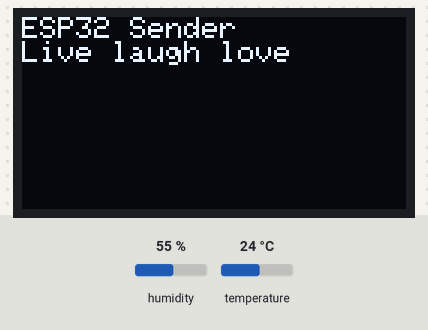
Recording of a sketch running on a simulated ESP32. Shown: 128×64 one-colour display. The inputs (shaded band) are chosen by the test bench; at power-on: humidity 55 %, temperature 24 °C. The local clock reads 2024-03-15 10:24:30 at power-on unless the sketch sets it; what the sketch prints to the serial monitor is not drawn.

Above: at 0.1 s.
At 2.9 s:
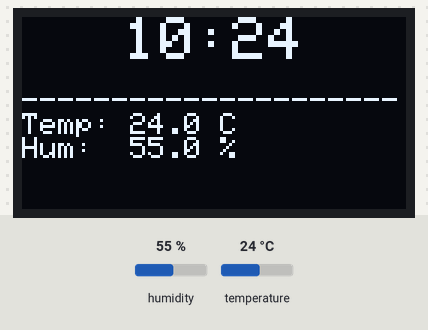
3.0 s: humidity set to 22 %
At 18.0 s:
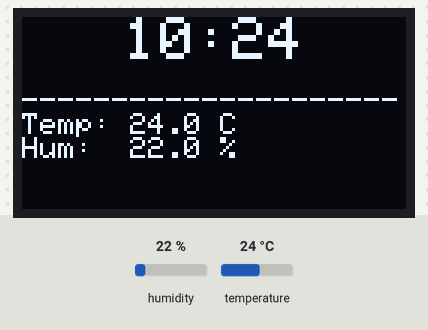
Timing chart, 0 to 19.5 s (numbered marks = the images above; inputs shaded):
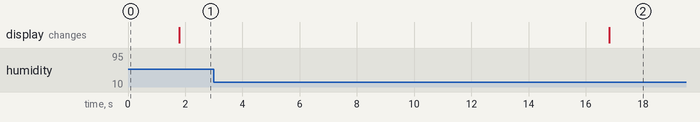

The sketch:

ESP32DataModule.ino
```cpp
/*
A script to send data from this esp32 to another esp32 with a camera to further pass
Jan 2026
Kyle Hudson
Live laugh love
*/

#include <DHT.h>               // For DHT module
#include <RTClib.h>            // Clock module
#include <Wire.h>              // I2C protocol
#include <esp_now.h>           // Esp now communication
#include <WiFi.h>              // Connect to wifi
#include <Adafruit_GFX.h>      // Digital display
#include <Adafruit_SSD1306.h>  // Digital display

#define DHTPIN 19  // For DHT
#define DHTTYPE DHT22

// For digital display
#define SCREEN_WIDTH 128
#define SCREEN_HEIGHT 64
#define OLED_RESET -1  // No reset pin
#define SCREEN_ADDRESS 0x3C

Adafruit_SSD1306 display(SCREEN_WIDTH, SCREEN_HEIGHT, &Wire, OLED_RESET);

RTC_DS3231 rtc;
DHT dht(DHTPIN, DHTTYPE);

// Replace with your ESP32-CAM MAC address
uint8_t partnerMac[] = { 0x88, 0x57, 0x21, 0xC1, 0x98, 0x40 };

typedef struct {
  float temperature;
  float humidity;
  uint32_t unixTime;
} sensor_packet_t;

sensor_packet_t packet;

bool oledOK = false;  // to allow oled to fail

void setup() {
  Serial.begin(115200);

  // Start I2C on custom pins
  Wire.begin(15, 16);  // SDA, SCL. For clock module and OLED

  dht.begin();

  // To allow serial monitor to configure
  unsigned long start = millis();
  while (!Serial && millis() - start < 2000) {
    delay(10);
  }

  Serial.println("Starting WiFi...");
  // ESP-NOW setup
  WiFi.mode(WIFI_STA);
  Serial.print("WiFi Channel: ");
  Serial.println(WiFi.channel());

  if (esp_now_init() != ESP_OK) {
    Serial.println("ESP-NOW init failed");
    return;
  }

  /* Only need this to get mac address once
  // Wait for WiFi to start
  while (WiFi.macAddress() == "00:00:00:00:00:00") {
    delay(100);
  }
  Serial.print("MAC: ");
  Serial.println(WiFi.macAddress());
  */

Serial.println("Attempting RTC init...");
  // Check we can find clock module
  if (!rtc.begin()) {
    Serial.println("Couldn't find DS3231");
    while (1)
      ;
  }
  // Only uncomment this to reset time to computer system
  // rtc.adjust(DateTime(F(__DATE__), F(__TIME__)));

  if (rtc.lostPower()) {
    Serial.println("RTC lost power, syncing to compile time");
    rtc.adjust(DateTime(F(__DATE__), F(__TIME__)));
  }

  esp_now_peer_info_t peerInfo = {};
  memcpy(peerInfo.peer_addr, partnerMac, 6);
  peerInfo.channel = 0;
  peerInfo.encrypt = false;

  if (esp_now_add_peer(&peerInfo) != ESP_OK) {
    Serial.println("Failed to add peer");
    return;
  }

  // Initialize OLED
  if (!display.begin(SSD1306_SWITCHCAPVCC, SCREEN_ADDRESS)) {
    Serial.println("OLED allocation failed");
    oledOK = false;
  } else {
    oledOK = true;

    // Initial display before data
    display.clearDisplay();
    display.setTextSize(1);
    display.setTextColor(SSD1306_WHITE);
    display.setCursor(0, 0);
    display.println("ESP32 Sender");
    display.println("Live laugh love");
    display.display();
    delay(1500);
  }

  delay(200);  // Minor delay to let modules stablize.
}

void loop() {

  DateTime now = rtc.now();

  packet.temperature = dht.readTemperature();
  packet.humidity = dht.readHumidity();
  packet.unixTime = now.unixtime();

  if (isnan(packet.temperature) || isnan(packet.humidity)) {
    Serial.println("DHT read failed");
    delay(4000);
    return;
  }

  if (oledOK) {  // Wrapped in if incase OLED fails
    display.clearDisplay();

    // TIME (big font)
    display.setTextSize(2);

    // Build time string
    char timeStr[6];  // "HH:MM"
    snprintf(timeStr, sizeof(timeStr), "%02d:%02d", now.hour(), now.minute());

    // Calculate text width (6 px per char × text size)
    int16_t x1, y1;
    uint16_t w, h;
    display.getTextBounds(timeStr, 0, 0, &x1, &y1, &w, &h);

    // Center horizontally
    int16_t x = (SCREEN_WIDTH - w) / 2;

    display.setCursor(x, 0);
    display.print(timeStr);

    // Separator on the LED ----
    display.setTextSize(1);    // Back to normal size
    display.setCursor(0, 24);  // Move down below large time
    display.println("---------------------");

    // Temp & Humidity
    display.print("Temp: ");
    display.print(packet.temperature, 1);
    display.println(" C");

    display.print("Hum:  ");
    display.print(packet.humidity, 1);
    display.println(" %");

    display.display();
  }

  esp_err_t result = esp_now_send(partnerMac,
                                  (uint8_t *)&packet,
                                  sizeof(packet));

  if (result == ESP_OK) {
    Serial.println("ESP-NOW send OK");
  } else {
    Serial.println("ESP-NOW send FAIL");
  }

  // All just to print in the serial monitor
  Serial.print(now.year());
  Serial.print("-");
  Serial.print(now.month());
  Serial.print("-");
  Serial.print(now.day());
  Serial.print(" ");
  Serial.print(now.hour());
  Serial.print(":");
  Serial.print(now.minute());
  Serial.print(":");
  Serial.print(now.second());
  Serial.println();
  Serial.print("Temp: ");
  Serial.println(packet.temperature);
  Serial.print("Hum: ");
  Serial.println(packet.humidity);
  Serial.println("--------------------");
  delay(15000);
}
```

Measured:
- after the input at 3.0 s, the display: changes after 13.8 s (image 2)
